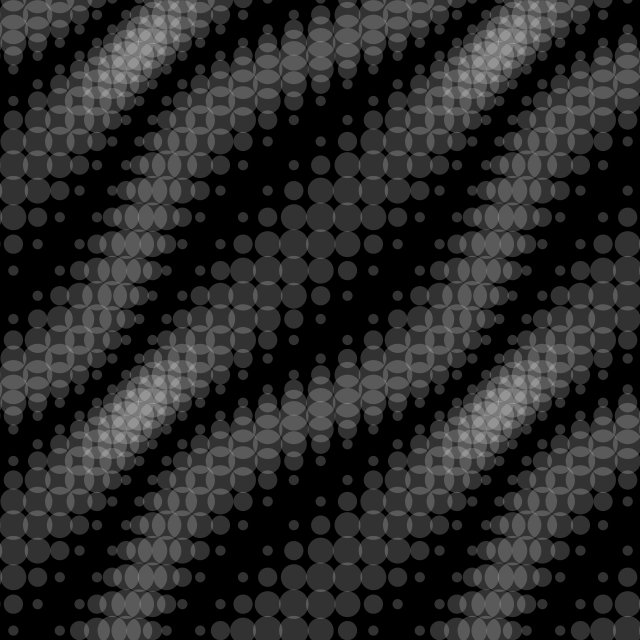
Frame 1 (no input)
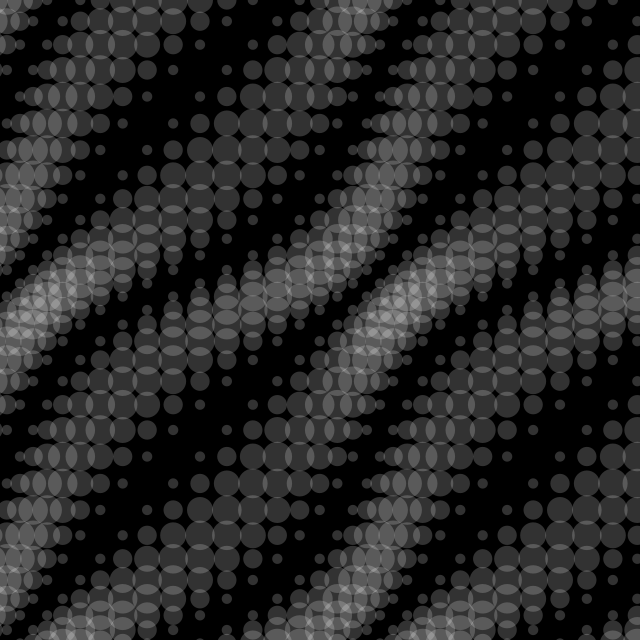
Frame 60 (the mouse pressed at the canvas centre just before this capture)
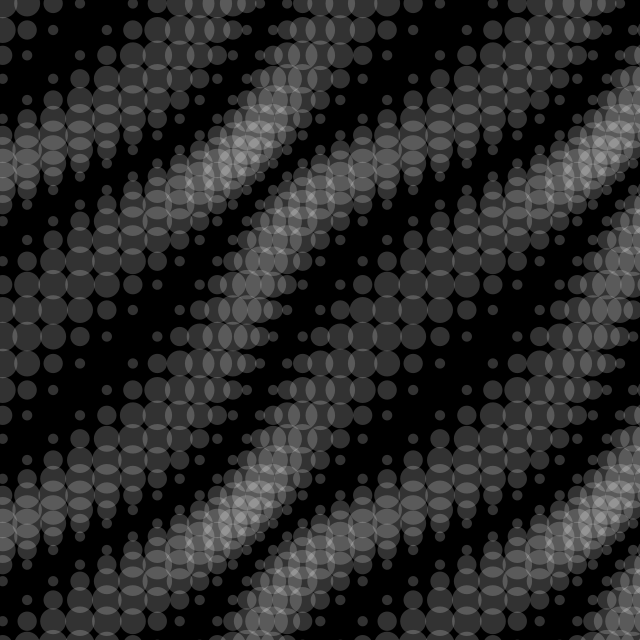
Frame 120 (the mouse held since frame 60 and released just before this capture)

The Processing sketch that drew these frames (run headless with seeded random() and noise(); from frame 60 on, the mouse is pressed at the canvas centre):

// Processing sketch: processing_169639
// ── processing_169639.pde

void setup(){
  size(640, 640);
  noStroke();
  fill(255, 50);
}

void draw(){
  background(0);
  translate(width/2, height/2);
  for(int x = -width/2-100; x <= width/2+100; x+=20){
    for(int y = -height/2-100; y <= height/2+100; y+=20){
      float d = abs(sin(radians(x+y))*30);
      ellipse(x+sin(radians(x+frameCount*2))*20, y+cos(radians(y+frameCount*2))*20, d, d);
    }
  }
}
